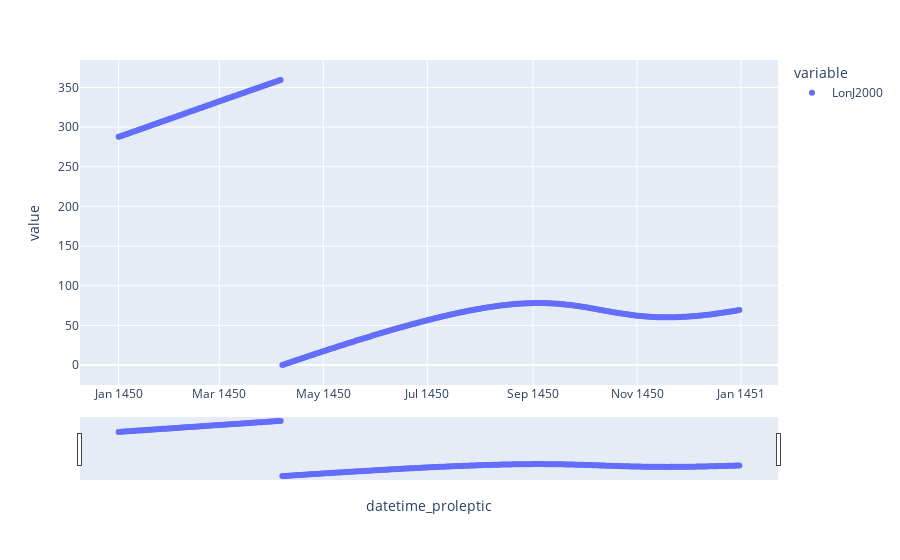

The cell this chart's notebook holds for it:
### Code cell
fig = px.scatter(mars.df,x='datetime_proleptic',y=['LonJ2000'])
fig.update_xaxes(rangeslider_visible=True)

### Figure 1 — Plotly figure (JSON) as saved in the notebook; plotly's stock layout.template omitted (floating-point values rounded to 4 significant figures; data arrays with more than 128 entries replaced by an {"elided": "..."} marker saying what was removed)
{"data": [{"hovertemplate": "variable=LonJ2000<br>datetime_proleptic=%{x}<br>value=%{y}<extra></extra>", "legendgroup": "LonJ2000", "marker": {"color": "#636efa", "symbol": "circle"}, "mode": "markers", "name": "LonJ2000", "orientation": "v", "showlegend": true, "type": "scatter", "x": {"elided": "365 str values"}, "xaxis": "x", "y": {"elided": "365 float values"}, "yaxis": "y"}], "layout": {"legend": {"title": {"text": "variable"}, "tracegroupgap": 0}, "margin": {"t": 60}, "xaxis": {"anchor": "y", "domain": [0, 1], "rangeslider": {"visible": true}, "title": {"text": "datetime_proleptic"}}, "yaxis": {"anchor": "x", "domain": [0, 1], "title": {"text": "value"}}}}
